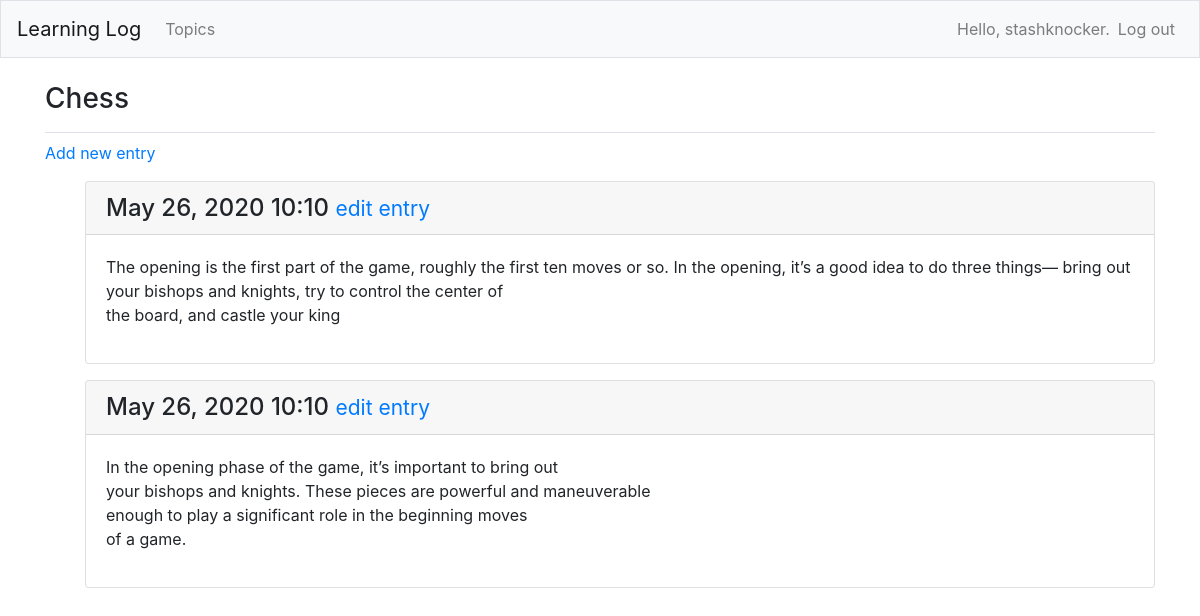
Page /1/topic/ (signed in) on the committed database.
### log/models.py (models this page shows, shortened)
class Topic(models.Model):
    text = models.CharField(max_length=100)
    date = models.DateTimeField(auto_now_add=True)
    owner = models.ForeignKey(User, on_delete=models.CASCADE)
    def __str__(self):
        return self.text

class Entry(models.Model):
    topic = models.ForeignKey(Topic, on_delete=models.CASCADE)
    text = models.TextField()
    date = models.DateTimeField(auto_now_add=True)

### log/views.py (the view)
# urls.py: path('<int:topic_id>/topic/', views.topic, name='topic'),
@login_required
def topic(request, topic_id):
    topic = Topic.objects.get(id=topic_id)
    "make sure current user belongs to logged in user."
    if topic.owner != request.user:
        raise Http404
    entries = topic.entry_set.order_by ('-date')
    context = {'topic':topic, 'entries':entries}
    return render(request, 'log/topic.html', context)

### log/templates/log/topic.html
{% extends 'log/base.html' %}
{% block page_header %}
  <h3>{{ topic }}</h3>
{% endblock page_header %}
{% block content %}
  <p>
    <a href="{% url 'log:new_entry' topic.id %}">Add new entry</a>
  </p>
  <ul>
  {% for entry in entries %}
    <div class="card mb-3">
      <h4 class="card-header">
        {{ entry.date|date:'M d, Y H:i' }}
        <small><a href="{% url 'log:edit_entry' entry.id %}">
            edit entry</a>
        </small>
      </h4>
      <div class="card-body">
        {{ entry.text|linebreaks }}
      </div>
    </div>
  {% empty %}
    <p>There are no entries for this topic yet.</p>
  {% endfor %}
{% endblock content %}

### log/templates/log/base.html (shortened to what this page needs)
{% load bootstrap4 %}
<!doctype html>
<html lang="en">
<head>
  {% bootstrap_css %}
</head>
<body>
  <nav class="navbar navbar-expand-md navbar-light bg-light mb-4 border">
    <a class="navbar-brand" href="{% url 'log:index'%}">
        Learning Log</a>
    <div class="collapse navbar-collapse" id="navbarCollapse">
      <ul class="navbar-nav mr-auto">
        <li class="nav-item">
          <a class="nav-link" href="{% url 'log:topics'%}">
              Topics</a></li>
      </ul>
      <ul class="navbar-nav ml-auto">
        {% if user.is_authenticated %}
          <li class="nav-item">
            <span class="navbar-text"}">Hello, {{ user.username }}.</span>
          </li>
          <li class="nav-item">
            <a class="nav-link" href="{% url 'users:logout' %}">Log out</a>
          </li>
        {% else %}
          <li class="nav-item">
            <a class="nav-link" href="{% url 'users:register' %}">Register</a>
          </li>
          <li class="nav-item">
            <a class="nav-link" href="{% url 'users:login' %}">Log in</a></li>
        {% endif %}
      </ul>
    </div>
  </nav>
  <main role="main" class="container">
    <div class="pb-2 mb-2 border-bottom">
      {% block page_header %}{% endblock page_header %}
    </div>
    <div>
      {% block content %}{% endblock content %}
    </div>
  </main>
</body>
</html>

### rows in the picture
Topic: text "Chess"
Entry: date "May 26, 2020 10:10", text "The opening is the first part of the game, roughly the first ten moves or so. In the opening, it’s a good idea to do three things— bring out your bishops and knights, try to control the center of the board, and castle your king"
Entry: date "May 26, 2020 10:10", text "In the opening phase of the game, it’s important to bring out your bishops and knights. These pieces are powerful and maneuverable enough to play a significant role in the beginning moves of a game."

### other values in the picture
{{ user.username }} "stashknocker"
